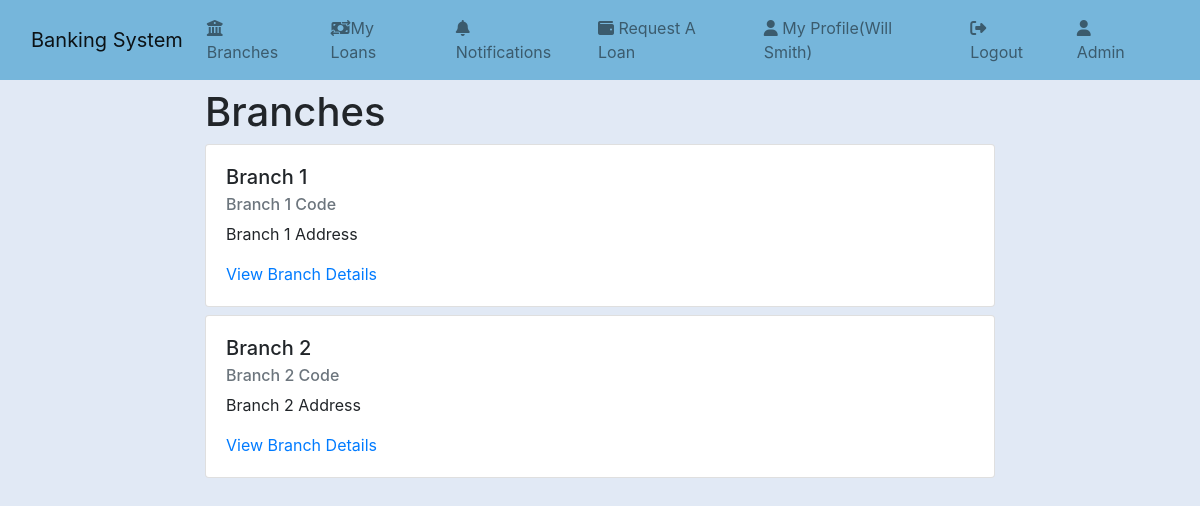
/branches (signed in), run on the app's committed database.
### app_authentication/models.py (models this page shows, shortened)
class User(AbstractBaseUser, PermissionsMixin):
    account_name = models.CharField(max_length=30, unique=True)
    pan_number_regex = '^[A-Z]{3}P[A-Z][0-9]{4}K$'
    pan_number_validator = RegexValidator(pan_number_regex,'Account Number must be in the format ABCP1X1234K','invalid')
    pan_number = models.CharField(validators=[pan_number_validator],max_length=11,unique=True,null=False,blank=False)
    phone_regex = '^\+?1?\d{9,15}$'
    phone_validator = RegexValidator(phone_regex,'Phone number must be entered in the format: +999999999. Up to 15 digits allowed.','invalid')
    phone = models.CharField(validators=[phone_validator],max_length=17,null=True,blank=True)
    address = models.CharField(max_length=100, null=True, blank=True)
    is_active = models.BooleanField(default=True)
    is_staff = models.BooleanField(default=False)
    self_employed = models.CharField(max_length=3, choices=SELF_EMPLOYED_MARRIAGE_CHOICES,default=SELF_EMPLOYED_MARRIAGE_CHOICES[0])
    married = models.CharField(max_length=3, choices=SELF_EMPLOYED_MARRIAGE_CHOICES,default=SELF_EMPLOYED_MARRIAGE_CHOICES[0])
    gender = models.CharField(max_length=6, choices=GENDER_CHOICES,default=GENDER_CHOICES[0])
    dependents = models.IntegerField(choices=DEPENDENTS_CHOICES,default=DEPENDENTS_CHOICES[0])
    education = models.CharField(max_length=13, choices=EDUCATION_CHOICES,default=EDUCATION_CHOICES[0])
    applicant_income = models.FloatField()
    co_applicant_income = models.FloatField(blank=True,null=True)
    property_area = models.CharField(max_length=5,choices=PROPERTY_AREA_CHOICES,default=PROPERTY_AREA_CHOICES[0])
    USERNAME_FIELD = 'account_name'
    REQUIRED_FIELDS = ['pan_number',]
    objects = UserManager()

### bank_management/models.py (models this page shows, shortened)
class Branch(models.Model):
    name = models.CharField(max_length=100)
    address = models.CharField(max_length=200)
    code = models.CharField(max_length=10, unique=True)
    class Meta:
        verbose_name_plural = 'Branches'

### bank_management/views.py (the view)
# urls.py: path("branches",branches,name='branches'),
def branches(request):
    branches = Branch.objects.all()
    context = {
        "branches":branches
    }
    return render(request, "branches.html",context)

### bank_management/context_processors.py (called while the page is built)
@login_required
def count_notifications(request):
    count_notifications = Notification.objects.filter(user=request.user,is_seen=False).count()
    return {"count_notifications":count_notifications}

### banking_system/templates/branches.html
{% extends 'base.html' %} {% block content %}
<div class="row justify-content-center mt-2">
  <div class="col col-md-8">
    <h1>Branches</h1>
    {% for branch in branches %}
    <div class="card mt-2">
      <div class="card-body">
        <h5 class="card-title">{{branch.name}}</h5>
        <h6 class="card-subtitle mb-2 text-muted">{{branch.code}}</h6>
        <p class="card-text">{{branch.address}}</p>
        <a href="{% url 'branch-detail' branch.id %}" class="card-link"
          >View Branch Details</a
        >
      </div>
    </div>
    {% endfor %}
  </div>
</div>
{% endblock content %}

### banking_system/templates/base.html (shortened to what this page needs)
{% load static %}
<!DOCTYPE html>
<html lang="en">
  <head>
    <link
      href="https://cdn.jsdelivr.net/npm/bootstrap@5.0.2/dist/css/bootstrap.min.css"
      rel="stylesheet"
    />
    <link
      rel="stylesheet"
      href="https://cdnjs.cloudflare.com/ajax/libs/font-awesome/6.1.1/css/all.min.css"
    />
    <link
      rel="stylesheet"
      href="https://stackpath.bootstrapcdn.com/bootstrap/4.3.1/css/bootstrap.min.css"
    />
  </head>
  <body style="background-color: #e1e9f5">
    <nav
      class="navbar navbar-expand-lg navbar-light"
      style="background-color: #76b6db"
    >
      <div class="container-fluid">
        <a class="navbar-brand" href="{% url 'index' %}">Banking System</a>
        <div class="collapse navbar-collapse" id="navbarSupportedContent">
          <ul class="navbar-nav me-auto mb-1 mb-lg-0">
            <li class="nav-item mr-4">
              <a class="nav-link" href="{% url 'branches' %}"
                ><i class="fa-solid fa-building-columns"></i> Branches</a
              >
            </li>
            <li class="nav-item mr-4">
              <a class="nav-link" href="{% url 'loans' %}"
                ><i class="fa-solid fa-money-bill-transfer"></i>My Loans</a
              >
            </li>
            <li class="nav-item">
              <a class="nav-link mr-4" href="{% url 'notifications' %}"
                ><i class="fa-solid fa-bell"></i> Notifications
              </a>
            </li>
            <li class="nav-item">
              <a class="nav-link mr-4" href="{% url 'loan-request' %}"
                ><i class="fa-solid fa-wallet"></i> Request A Loan
              </a>
            </li>
            <li class="nav-item mr-4">
              <a class="nav-link" href="{% url 'my-profile' %}"
                ><i class="fa fa-user"></i> My
                Profile({{request.user.account_name}})</a
              >
            </li>
            <li class="nav-item mr-4">
              <a class="nav-link" href="{% url 'logout' %}"
                ><i class="fa-solid fa-right-from-bracket"></i> Logout</a
              >
            </li>
            {% if request.user.is_superuser %}
            <li class="nav-item mr-4">
              <a class="nav-link" href="/admin"
                ><i class="fa fa-user"></i> Admin</a
              >
            </li>
            {% endif %}
          </ul>
        </div>
      </div>
    </nav>
    {% block content %}  {% endblock content %}
  </body>
</html>

### data on the page
User: user.account_name "Will Smith"
Branch: name "Branch 1", code "Branch 1 Code", address "Branch 1 Address"
Branch: name "Branch 2", code "Branch 2 Code", address "Branch 2 Address"
